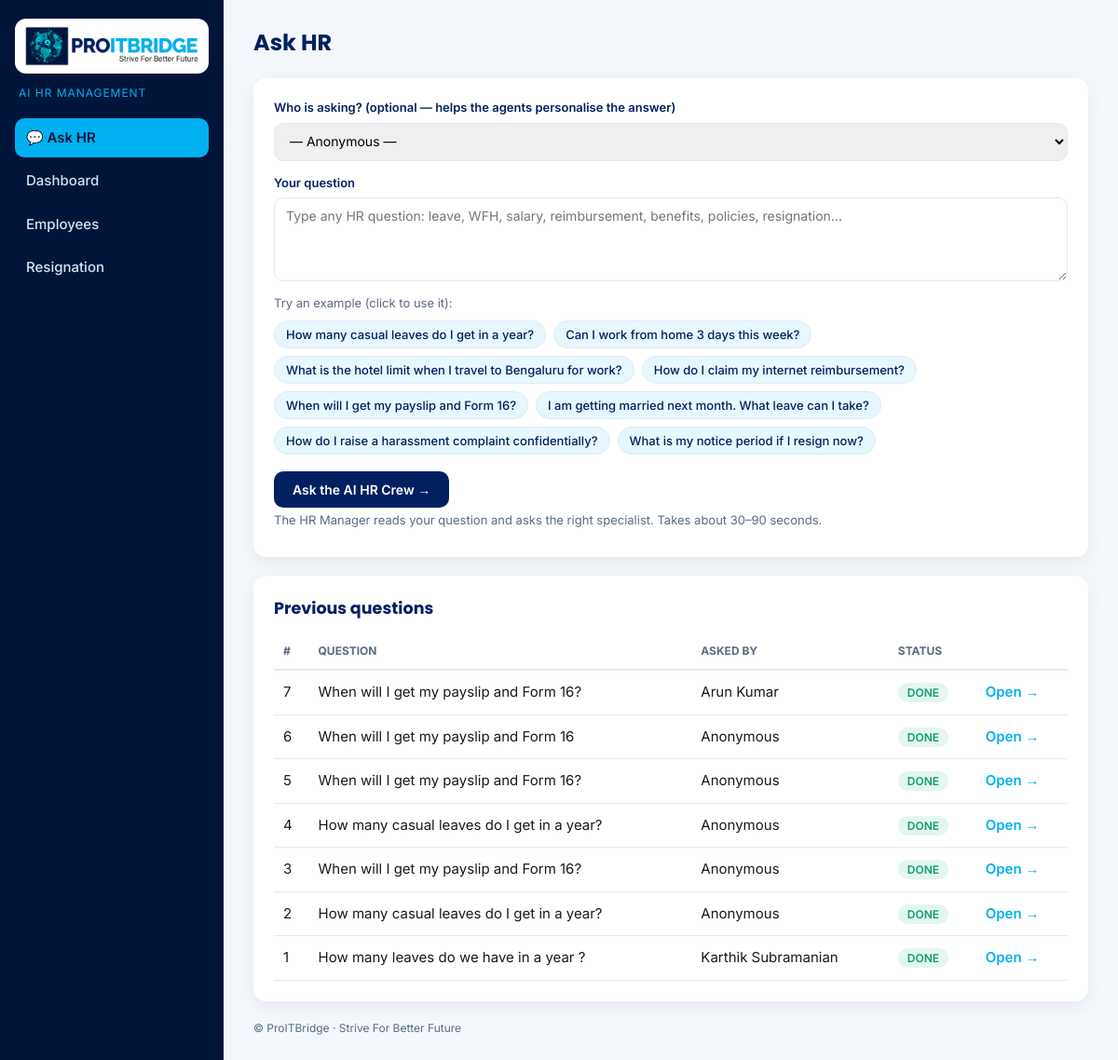
The app's page /ask with its own data.
### tables this page shows
CREATE TABLE questions (
                id INTEGER PRIMARY KEY AUTOINCREMENT,
                employee_id INTEGER,        -- can be empty (anonymous question)
                question TEXT,
                status TEXT,                -- RUNNING / DONE / FAILED
                answer TEXT,
                error TEXT,
                created_at TEXT DEFAULT CURRENT_TIMESTAMP
            );

CREATE TABLE employees (
                id INTEGER PRIMARY KEY AUTOINCREMENT,
                name TEXT, designation TEXT, department TEXT,
                date_of_joining TEXT, monthly_salary REAL,
                leave_balance REAL, notice_period_days INTEGER
            );

### main.py (the view)
@app.get("/ask")
def ask_page(request: Request):
    return templates.TemplateResponse(request, "ask.html", {
        "employees": database.get_employees(),
        "questions": database.get_questions(),
        "examples": EXAMPLE_QUESTIONS,
    })

### templates/ask.html (shortened to what this page needs)
{% extends "base.html" %}
{% block heading %}Ask HR{% endblock %}
{% block content %}
<form class="card form" method="post" action="/ask">
  <label>Who is asking? (optional — helps the agents personalise the answer)
    <select name="employee_id">
      <option value="">— Anonymous —</option>
    </select>
  </label>
  <label>Your question
    <textarea id="question" name="question" rows="4" required placeholder="Type any HR question: leave, WFH, salary, reimbursement, benefits, policies, resignation..."></textarea>
  </label>
  <p class="muted small">Try an example (click to use it):</p>
  <div class="chips">
    {% for ex in examples %}
    <button type="button" class="chip" onclick="document.getElementById('question').value = this.textContent">{{ ex }}</button>
    {% endfor %}
  </div>
  <button class="btn" type="submit">Ask the AI HR Crew →</button>
  <p class="muted small">The HR Manager reads your question and asks the right specialist. Takes about 30–90 seconds.</p>
</form>
<div class="card">
  <h3>Previous questions</h3>
  {% if questions %}
  <table class="table">
    <tr><th>#</th><th>Question</th><th>Asked by</th><th>Status</th><th></th></tr>
    {% for q in questions %}
    <tr>
      <td>{{ q.id }}</td>
      <td>{{ q.question }}</td>
      <td>{{ q.employee_name or "Anonymous" }}</td>
      <td><span class="badge {{ q.status|lower }}">{{ q.status }}</span></td>
      <td><a class="link" href="/questions/{{ q.id }}">Open →</a></td>
    </tr>
    {% endfor %}
  </table>
  {% else %}
  <p class="muted">No questions yet.</p>
  {% endif %}
</div>
{% endblock %}

### static/style.css (style rules this page uses)
:root { --navy: #002060; --cyan: #00b0f0; --deep: #01153a; --ink: #1a1a1a; --cyan-soft: #e6f7fe; --muted: #5b6b82; --line: #e3eaf3; --bg: #f3f7fb; }
* { box-sizing: border-box; }
body { margin: 0; font-family: Inter, sans-serif; color: var(--ink); background: var(--bg); font-size: 15px; line-height: 1.5; }
h1, h2, h3 { font-family: Poppins, sans-serif; color: var(--navy); margin: 0 0 14px; }
a { text-decoration: none; color: inherit; }
.card { background: white; border-radius: 14px; padding: 22px; box-shadow: 0 6px 20px rgba(1, 21, 58, .06); }
.muted { color: var(--muted); }
.link { color: var(--cyan); font-weight: 600; }
.table { width: 100%; border-collapse: collapse; }
.table th { text-align: left; font-size: 12px; text-transform: uppercase; color: var(--muted); padding: 10px; border-bottom: 2px solid var(--line); }
.table td { padding: 12px 10px; border-bottom: 1px solid var(--line); }
.badge { padding: 3px 10px; border-radius: 99px; font-size: 12px; font-weight: 600; }
.badge.done { background: #e3f7ef; color: #0f9d74; }
.form label { display: flex; flex-direction: column; gap: 6px; font-size: 13px; font-weight: 600; color: var(--navy); margin-bottom: 14px; }
.form input, .form select, .form textarea { font: 14px Inter, sans-serif; padding: 10px 12px; border: 1px solid var(--line); border-radius: 10px; }
.btn { background: var(--navy); color: white; border: 0; padding: 11px 20px; border-radius: 10px; font: 600 14px Inter, sans-serif; cursor: pointer; }
.small { font-size: 13px; margin: 4px 0 8px; }
.chips { display: flex; flex-wrap: wrap; gap: 8px; margin-bottom: 18px; }
.chip { border: 1px solid var(--line); background: var(--cyan-soft); color: var(--navy); border-radius: 99px; padding: 6px 12px; font: 500 13px Inter, sans-serif; cursor: pointer; }

### records on screen
questions: id "7", question "When will I get my payslip and Form 16?", name "Arun Kumar", status "DONE"
questions: id "6", question "When will I get my payslip and Form 16", employee_name "Anonymous", status "DONE"
questions: id "5", question "When will I get my payslip and Form 16?", employee_name "Anonymous", status "DONE"
questions: id "4", question "How many casual leaves do I get in a year?", employee_name "Anonymous", status "DONE"
questions: id "3", question "When will I get my payslip and Form 16?", employee_name "Anonymous", status "DONE"
questions: id "2", question "How many casual leaves do I get in a year?", employee_name "Anonymous", status "DONE"
questions: id "1", question "How many leaves do we have in a year ?", name "Karthik Subramanian", status "DONE"

### other values on screen
{{ ex }} "How many casual leaves do I get in a year?" "Can I work from home 3 days this week?" "What is the hotel limit when I travel to Bengaluru for work?" "How do I claim my internet reimbursement?" "When will I get my payslip and Form 16?" "I am getting married next month. What leave can I take?" "How do I raise a harassment complaint confidentially?" "What is my notice period if I resign now?"
